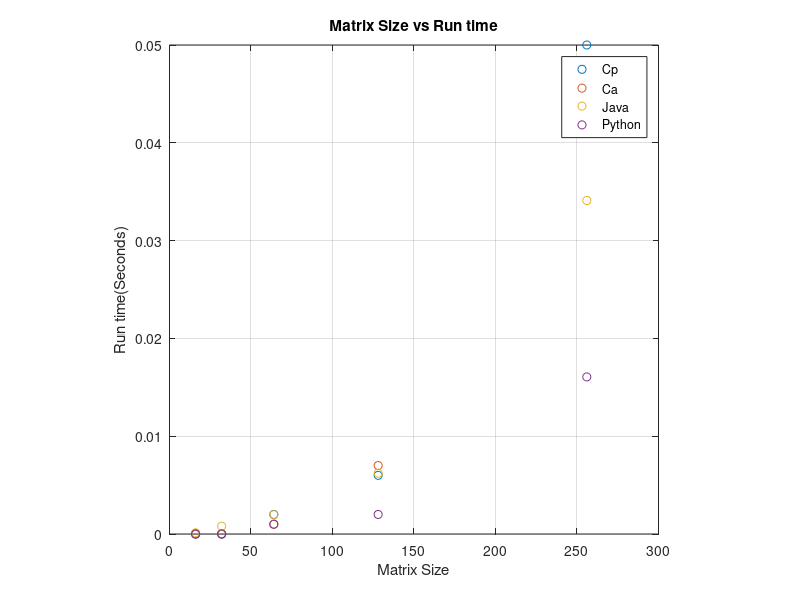

Write MATLAB code to recreate this figure.
clear all; clc;
size = [16  32  64  128  256];
CpT = [0.000000 0.000000 0.002000 0.006000 0.050000];
CaT = [0.000000 0.000000 0.001000 0.007000 0.047000];
JT = [1.25E-4 8.029E-4 0.0019752 0.0062131 0.0340999];
PT = [0.0 0.0 0.0010006427764892578 0.0019989013671875 0.016061067581176758];
cp = interp1(size, CpT); ca = interp1(size, CaT); java = interp1(size, JT); python = interp1(size, PT);
plot(size, CpT, 'o', size, CaT, 'o', size, JT, 'o', size, PT, 'o'); legend('Cp', 'Ca', 'Java', 'Python');
title("Matrix Size vs Run time")
xlabel("Matrix Size")
ylabel("Run time(Seconds)")
grid on
axis square